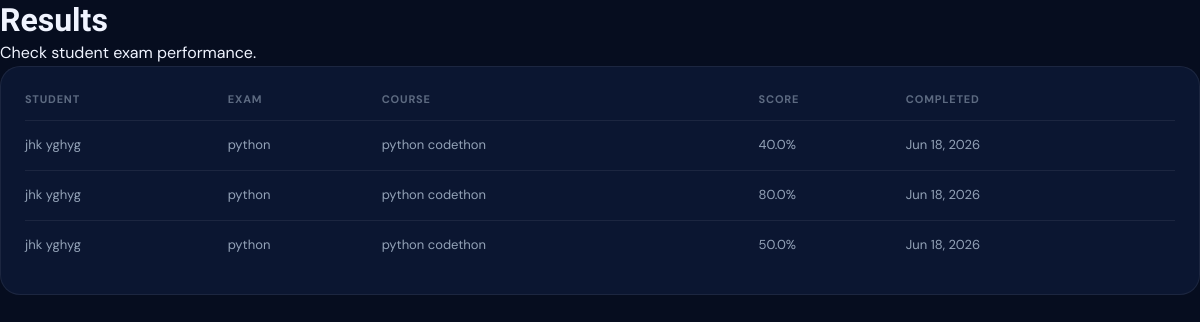
The app's page /results/ with its own data.
### accounts/models.py (models this page shows, shortened)
class Result(models.Model):
    user         = models.ForeignKey(User, on_delete=models.CASCADE)
    exam         = models.ForeignKey(Exam, on_delete=models.CASCADE)
    score        = models.FloatField()
    completed_at = models.DateTimeField(auto_now_add=True)

class Exam(models.Model):
    course           = models.ForeignKey(Course, on_delete=models.CASCADE, related_name='exams')
    title            = models.CharField(max_length=200)
    duration_minutes = models.IntegerField(default=60)
    start_time       = models.DateTimeField(null=True, blank=True)
    end_time         = models.DateTimeField(null=True, blank=True)
    published        = models.BooleanField(default=True)
    created_at       = models.DateTimeField(auto_now_add=True)

class Course(models.Model):
    title      = models.CharField(max_length=200)
    instructor = models.CharField(max_length=100)
    students   = models.IntegerField(default=0)
    lessons    = models.IntegerField(default=0)
    completed  = models.IntegerField(default=0)  # completed lessons
    status     = models.CharField(max_length=20, default='active')
    content    = models.TextField(blank=True, null=True)
    pdf        = models.FileField(upload_to='course_pdfs/', blank=True, null=True)

### accounts/views.py (the view)
# urls.py: path('results/', views.results_view, name='results'),
def results_view(request):
    results = Result.objects.select_related('user', 'exam', 'exam__course').order_by('-completed_at')
    return render(request, 'results.html', {
        'active_page': 'results',
        'page_title': 'Results',
        'page_subtitle': 'Check student exam performance.',
        'results': results,
    })

### templates/results.html (shortened to what this page needs)
{% load static %}
<!DOCTYPE html>
<html lang="en">
<head>
  <link rel="stylesheet" href="{% static 'css/style.css' %}" />
</head>
<body>
  <div class="page-shell">
    <header class="page-header">
      <h1>Results</h1>
      <p>Check student exam performance.</p>
    </header>
    <section class="panel">
      <div class="table-wrap">
        <table class="course-table">
          <thead>
            <tr>
              <th>Student</th>
              <th>Exam</th>
              <th>Course</th>
              <th>Score</th>
              <th>Completed</th>
            </tr>
          </thead>
          <tbody>
            {% for result in results %}
            <tr>
              <td>{{ result.user.get_full_name|default:result.user.username }}</td>
              <td>{{ result.exam.title }}</td>
              <td>{{ result.exam.course.title }}</td>
              <td>{{ result.score }}%</td>
              <td>{{ result.completed_at|date:'M d, Y' }}</td>
            </tr>
            {% empty %}
            <tr>
              <td colspan="5">No results available.</td>
            </tr>
            {% endfor %}
          </tbody>
        </table>
      </div>
    </section>
  </div>
</body>
</html>

### static/css/style.css (style rules this page uses)
:root { --navy-950: #060d1f; --navy-900: #0b1631; --navy-800: #112044; --navy-700: #1a3160; --navy-600: #1e3a8a; --slate-400: #94a3b8; --slate-300: #cbd5e1; --slate-200: #e2e8f0; --slate-100: #f1f5f9; --slate-50: #f8fafc; --amber-400: #fbbf24; --amber-500: #f59e0b; --amber-600: #d97706; --emerald-400: #34d399; --emerald-500: #10b981; --rose-400: #fb7185; --sky-400: #38bdf8; --white: #ffffff; --bg-page: var(--navy-950); --bg-card: var(--navy-900); --bg-surface: var(--navy-800); --border: rgba(255,255,255,0.07); --border-hover: rgba(255,255,255,0.15); --text-primary: #f0f4ff; --text-secondary: var(--slate-400); --text-muted: rgba(148,163,184,0.6); --accent: var(--amber-400); --accent-glow: rgba(251,191,36,0.18); --accent-dark: var(--amber-600); --r-sm: 8px; --r-md: 14px; --r-lg: 20px; --r-xl: 28px; --shadow-card: 0 4px 24px rgba(0,0,0,0.4), 0 1px 3px rgba(0,0,0,0.3); --shadow-glow: 0 0 40px rgba(251,191,36,0.12); --shadow-btn: 0 4px 16px rgba(251,191,36,0.3); --sidebar-w: 260px; --topbar-h: 64px; --ease: cubic-bezier(0.4, 0, 0.2, 1); }
*, *::before, *::after { box-sizing: border-box; margin: 0; padding: 0; }
html { font-size: 16px; -webkit-font-smoothing: antialiased; }
body { font-family: 'DM Sans', sans-serif; background: var(--bg-page); color: var(--text-primary); line-height: 1.6; min-height: 100vh; }
h1, h2, h3, h4, h5 { font-family: 'Sora', sans-serif; font-weight: 700; line-height: 1.25; }
.panel { background: var(--bg-card); border: 1px solid var(--border); border-radius: var(--r-lg); padding: 24px; animation: fadeUp 0.5s var(--ease) 0.25s both; }
.course-table { width: 100%; border-collapse: collapse; }
.course-table th { text-align: left; font-size: 11px; font-weight: 700; text-transform: uppercase; letter-spacing: 0.8px; color: var(--text-muted); padding: 0 0 12px; border-bottom: 1px solid var(--border); }
.course-table td { padding: 14px 0; border-bottom: 1px solid var(--border); font-size: 13px; color: var(--text-secondary); vertical-align: middle; }
.course-table tr:last-child td { border-bottom: none; }
.course-table tbody tr { transition: background 0.2s; }

### records on screen
Result: user.get_full_name "jhk yghyg", exam "python", exam.course "python codethon", score "40.0", completed_at "Jun 18, 2026"
Result: user.get_full_name "jhk yghyg", exam "python", exam.course "python codethon", score "80.0", completed_at "Jun 18, 2026"
Result: user.get_full_name "jhk yghyg", exam "python", exam.course "python codethon", score "50.0", completed_at "Jun 18, 2026"
